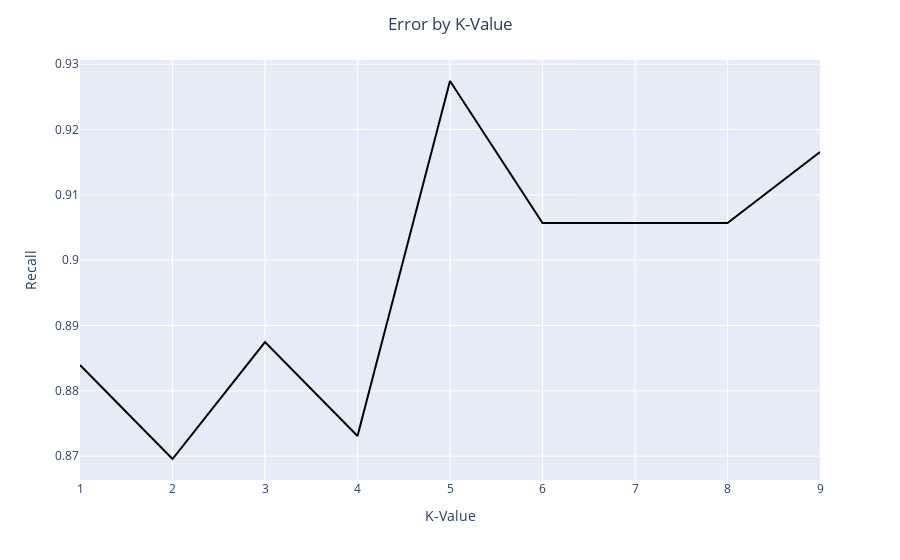

The notebook cell this image was saved under:
### Code cell
# Sorting mean by recall
recall = output.groupby('K-Value')['Recall'].mean().to_frame()
fig = px.line(recall, x=recall.index, y='Recall', color_discrete_sequence=['black'])
fig.update_layout(title_text=f'Error by K-Value', title_x=0.5) 
fig.update_xaxes(title_text='K-Value')
fig.show()

### Figure 1 — Plotly figure (JSON) as saved in the notebook; plotly's stock layout.template omitted (floating-point values rounded to 4 significant figures)
{"data": [{"hovertemplate": "K-Value=%{x}<br>Recall=%{y}<extra></extra>", "legendgroup": "", "line": {"color": "black", "dash": "solid"}, "marker": {"symbol": "circle"}, "mode": "lines", "name": "", "orientation": "v", "showlegend": false, "type": "scatter", "x": [1, 2, 3, 4, 5, 6, 7, 8, 9], "xaxis": "x", "y": [0.884, 0.8696, 0.8875, 0.8731, 0.9274, 0.9057, 0.9057, 0.9057, 0.9166], "yaxis": "y"}], "layout": {"legend": {"tracegroupgap": 0}, "margin": {"t": 60}, "title": {"text": "Error by K-Value", "x": 0.5}, "xaxis": {"anchor": "y", "domain": [0, 1], "title": {"text": "K-Value"}}, "yaxis": {"anchor": "x", "domain": [0, 1], "title": {"text": "Recall"}}}}
